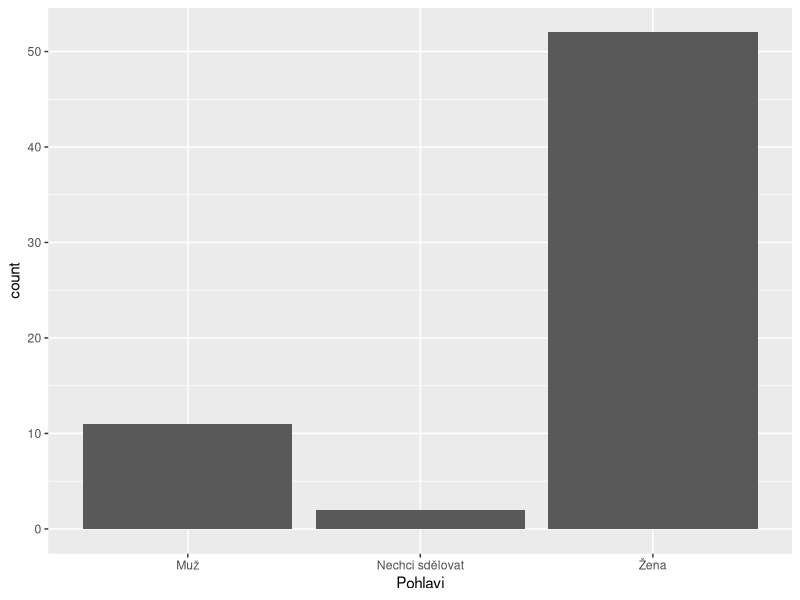
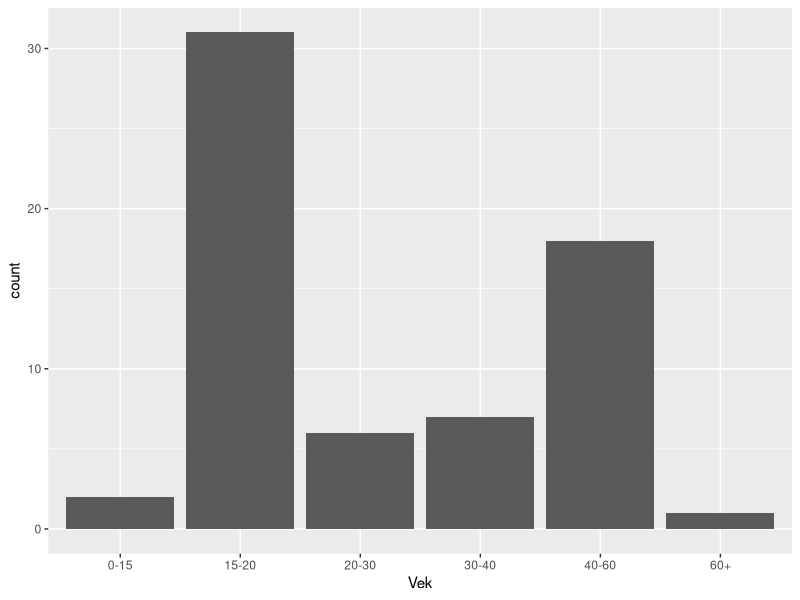
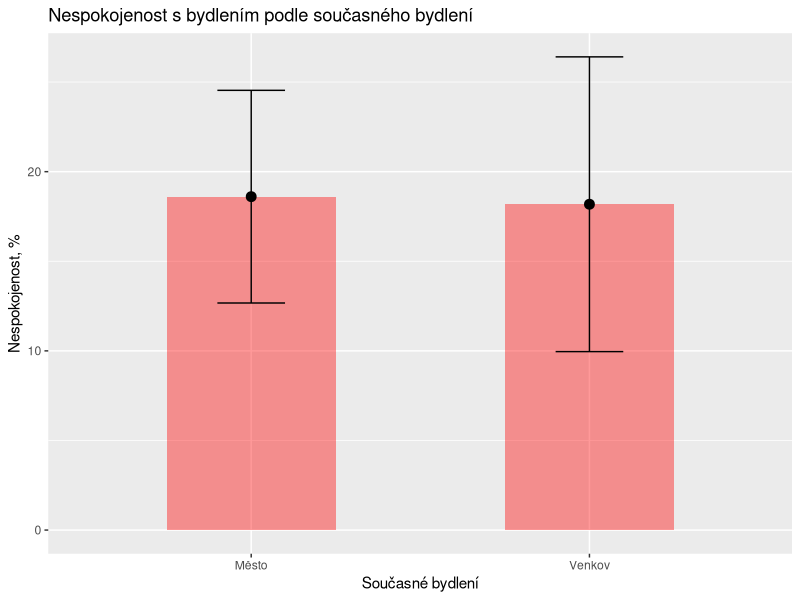
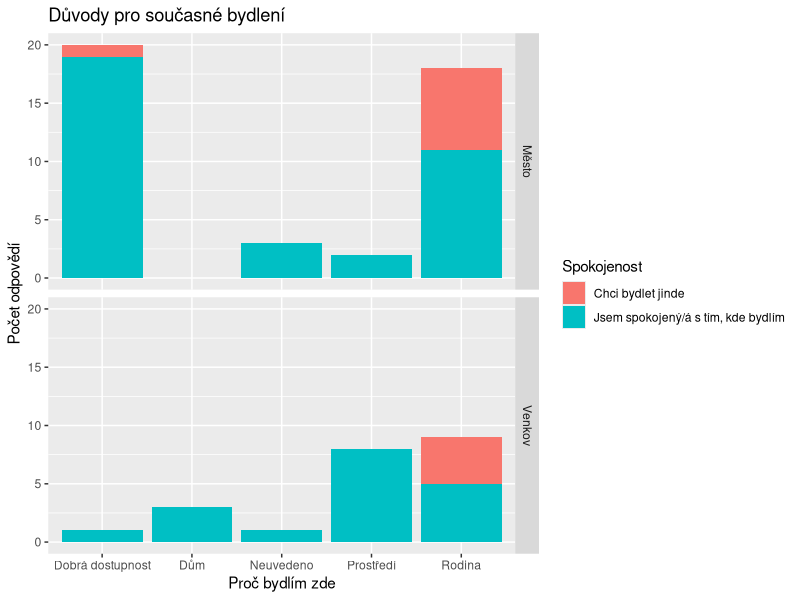

Recreate these plots in R, in order. (Note: this script raises an error after producing the figures.)
## ---- chunk 1
knitr::opts_chunk$set(echo = TRUE)
## ---- chunk 2
library(tidyverse)
library(readxl)
## ---- chunk 3
Mesto_a_venkov <- read_excel("../data/Mesto_a_venkov.xlsx", 
    col_types = c("date", "skip", "text", 
        "text", "text", "text", "text", "text", 
        "text", "skip", "skip", "text", "text", 
        "text", "text", "text", "text", "text", 
        "text", "text", "text", "text", "numeric", 
        "text", "numeric", "text", "text", 
        "text", "text", "skip", "text", "text", 
        "skip", "skip", "text", "text", "text", 
        "text", "text", "text", "text", "text", 
        "text", "text", "text", "text", "text"))
Mesto_a_venkov
## ---- chunk 4
Mesto_a_venkov$Bydliste <- as.factor(Mesto_a_venkov$Bydliste)
levels(Mesto_a_venkov$Bydliste) <- c("Město", "Venkov", "Venkov")
## ---- chunk 5
ggplot(data = Mesto_a_venkov, mapping = aes(x=Pohlavi))+
  geom_bar()
## ---- chunk 6
ggplot(data = Mesto_a_venkov, mapping = aes(x=Vek))+
  geom_bar()
## ---- chunk 7
Mesto_a_venkov %>% 
  select(Bydliste, Spokojenost...8) %>%
  group_by(Bydliste) %>%
  summarise(
    Celkem = n(),
    Nespokojen = sum(Spokojenost...8 == "Ne"),
    Nespokojenost_perc = Nespokojen/Celkem*100,
    Chyba_perc = sqrt(Nespokojenost_perc/100 * (1-Nespokojenost_perc/100)/n())*100
    ) -> Nespokojenost
Nespokojenost
ggplot(data = Nespokojenost, mapping = aes(x = Bydliste, y = Nespokojenost_perc)) + 
  geom_bar(stat = "identity", width = 0.5, fill = "red", alpha = 0.4) + 
  geom_point(size = 3) +
  geom_errorbar(mapping = aes(ymin=Nespokojenost_perc - Chyba_perc, ymax=Nespokojenost_perc + Chyba_perc), width = 0.2, size = 0.5) +
  ggtitle("Nespokojenost s bydlením podle současného bydlení") + 
  xlab("Současné bydlení") + 
  ylab("Nespokojenost, %")
## ---- chunk 8
Mesto_a_venkov %>% 
  select(
    Datum_a_cas,
    Bydliste,
    Spokojenost...7,
    Proc_bydlite_zde
  ) %>%
  mutate(
    present = 1
  ) %>%
  pivot_wider(
    names_from = Proc_bydlite_zde,
    values_from = present,
    values_fill = 0
  ) %>%
  group_by(Bydliste) %>%
  summarise(
    Dostupnost = sum(`Dobrá dostupnost`),
    Rodina = sum(Rodina),
    Bydleni = sum(`Dům`),
    Prostredi = sum(`Prostředí`),
    Neuvedeno = sum(Neuvedeno),
    Celkem = n()
  ) -> duvody_bydleni
duvody_bydleni
Mesto_a_venkov %>%
  ggplot(mapping = aes(x = Proc_bydlite_zde, fill = Spokojenost...7 )) +
  facet_grid(Bydliste~.) +
  geom_bar() + 
  ggtitle("Důvody pro současné bydlení") + 
  xlab("Proč bydlím zde") + 
  ylab("Počet odpovědí") + 
  labs(fill="Spokojenost")

## ---- chunk 9
Mesto_a_venkov %>%
  select(
    Datum_a_cas,
    Bydliste,
    Vzdelavaci_instituce,
    Zdravotni_pece,
    Kultura,
    Moznost_vyberu,
    Priroda,
    Dostupnost_blizkych,
    Prace,
    Dojizdka,
    Sluzby,
    Restaurace
  ) %>%
  group_by(
    Bydliste
  ) %>%
  summarise_at(
    .vars = c("Vzdelavaci_instituce", "Zdravotni_pece", "Kultura", "Moznost_vyberu",
              "Priroda", "Dostupnost_blizkych", "Prace", "Dojizdka", "Sluzby", "Restaurace"),
    .funs = ~count(ifelse(.x=="Ano",1,0))/n()*100
  )
## ---- chunk 10
Mesto_a_venkov %>%
  select(
    Datum_a_cas,
    Bydliste,
    Volny_cas,
    Dojezd_prace_jidlo_verbose
  ) %>%
  mutate(
    present = 1
  ) %>%
  pivot_wider(
    names_from = Dojezd_prace_jidlo_verbose,
    values_from = present,
    values_fill = 0
  ) %>%
  group_by(Bydliste) %>%
  summarise(
    `Do 20 minut` = sum(`Do 20 minut`)/n()*100,
    `30-45 minut` = sum(`30 - 45 minut`)/n()*100,
    Hodina = (sum(Hodina) + sum(`Více jak hodina`))/n()*100
  ) -> dojezd_do_prace
dojezd_do_prace
Mesto_a_venkov %>%
  mutate(
    Dojezd_prace_jidlo_verbose = ifelse(Dojezd_prace_jidlo_verbose=="Více jak hodina", "Hodina", Dojezd_prace_jidlo_verbose),
    Dojezd_prace_jidlo_verbose = as.factor(Dojezd_prace_jidlo_verbose),
    Dojezd_prace_jidlo_verbose = relevel(Dojezd_prace_jidlo_verbose, "Do 20 minut")
  ) %>%
  ggplot(mapping = aes(x=Dojezd_prace_jidlo_verbose, fill = Dojizdite_do_prace)) +
  facet_grid(Bydliste~.) +
  geom_bar()+
  ggtitle("Únosná doba dojezdu do práce nebo za jídlem") + 
  xlab("Únosná doba dojezdu") + 
  ylab("Počet odpovědí") + 
  labs(fill="Dojíždím 45 min a víc")
## ---- chunk 11
library(ggalluvial)
Mesto_a_venkov %>% 
  arrange(Bydliste, Lockdown_mesto_venkov) %>%
ggplot(mapping = aes(axis1 = Bydliste, axis2 = Lockdown_mesto_venkov)) +
  geom_alluvium(aes(fill = Bydliste), width = 1/6) +
  geom_stratum(width = 1/12, fill = "grey", color = "black", alpha=0.5) +
  geom_label(stat = "stratum", aes(label = after_stat(stratum))) + 
  scale_x_discrete(limits = c("Bydlím", "Chtěl bych bydlet"), expand = c(.05, .05)) +
  scale_fill_brewer(type = "qual", palette = "Set1") +
  theme_minimal()
